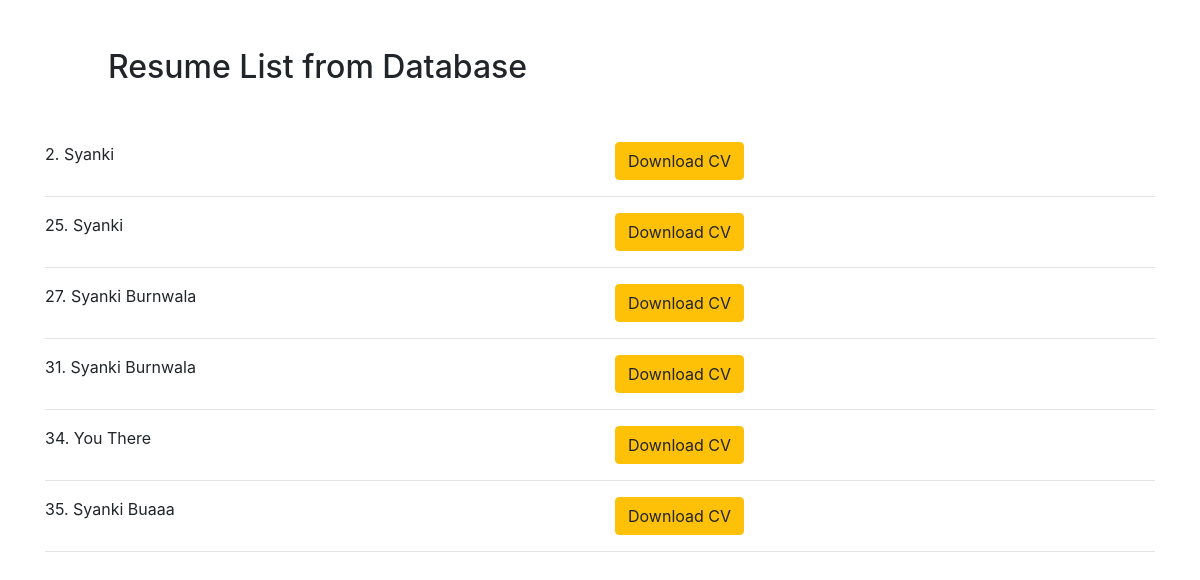
The page /list/ on the database as committed earlier.
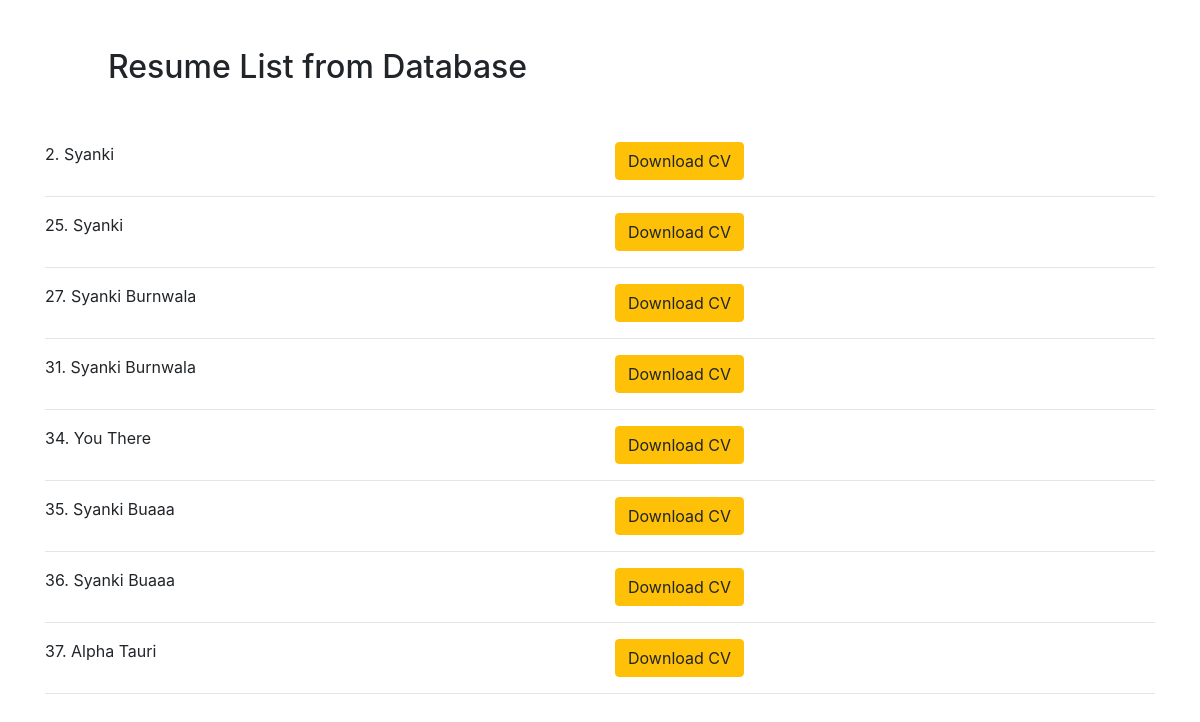
The same page on the database as committed later.
### pdf/models.py (models this page shows, shortened)
class Profile(models.Model):
    name = models.CharField(max_length=100)
    phone = models.CharField(max_length=100)
    email = models.EmailField(max_length=100)
    school = models.CharField(max_length=100)
    degree = models.CharField(max_length=100)
    university = models.CharField(max_length=100)
    skill = models.TextField(max_length=100)
    ambition = models.TextField(max_length=100)
    work_ex = models.TextField(max_length=100)

### pdf/views.py (the view)
# urls.py: path('list/', views.list, name="list"),
def list(request):
    profile = Profile.objects.all()
    return render(request, "pdf/list.html", {'profile': profile})

### pdf/templates/pdf/list.html (shortened to what this page needs)
<!DOCTYPE html>
<html lang="en">
<head>
     <link rel="stylesheet" href="https://maxcdn.bootstrapcdn.com/bootstrap/4.0.0/css/bootstrap.min.css"
>
</head>
<body>
    <div class="container">
        <div class="row m-5">
            <div class="col-md-12">
                <h2>Resume List from Database</h2>
            </div>
        </div>
        {% for profile in profile %}
        <div class="row">
            <div class="col-md-6">
                {{profile.id}}. {{profile.name}}
            </div>
            <div class="col-md-6">
                <a href="/{{profile.id}}" class="btn btn-warning">Download CV</a>
            </div>
        </div>
        <hr>
        {% endfor %}
    </div>
</body>
</html>

Rows that differ between the two databases and show on the page:
added Profile: id "36", name "Syanki Buaaa"
added Profile: id "37", name "Alpha Tauri"
